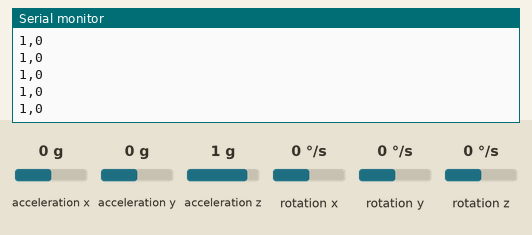
Bench run of a sketch on a simulated Arduino Uno, built with avr-gcc and run on an emulated ATmega328P. Parts: the last lines printed to the serial monitor. The inputs (shaded band) are chosen by the test bench; at power-on: rotation x 0 °/s, rotation z 0 °/s, acceleration x 0 g, acceleration y 0 g, acceleration z 1 g, rotation y 0 °/s.

Above: at 1.2 s.
1.3 s: rotation x set to -192 °/s
At 1.8 s:
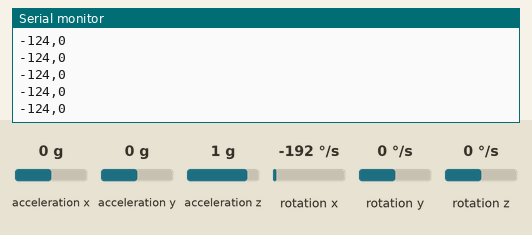
2.8 s: rotation z set to -192 °/s
At 3.6 s:
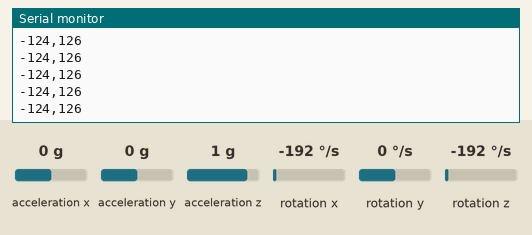
5.8 s: rotation x set to -100 °/s
At 6.4 s:
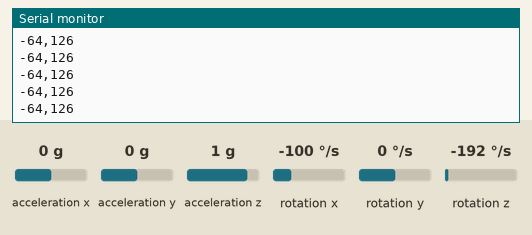
Timing chart, 0 to 8.8 s (numbered marks = the images above; inputs shaded):
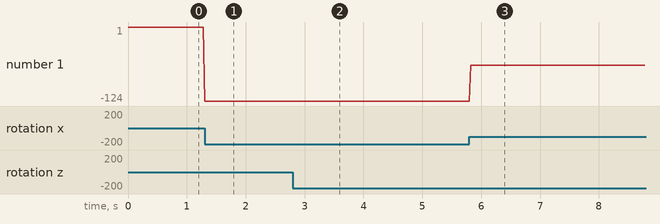

Measured:
- after the input at 1.3 s, the serial monitor: prints a new line at once (image 1)
- after the input at 2.8 s, the serial monitor: prints a new line at once (image 2)
- after the input at 5.8 s, the serial monitor: prints a new line at once (image 3)
- plotted number 1: 1 → -124 after the input at 1.3 s, -124 → -64 after the input at 5.8 s

The sketch:

Mouse_Gyro_ENG.ino
```cpp
/* Code to control the mouse pointer
 * through the movement of the head
 * Change values at vx and vy (+300 and -100 in my case)
 * using the TEST code to make your project work.
 *
 * Gabry295
 */

#include <Wire.h>
#include <I2Cdev.h>
#include <MPU6050.h>
//#include <Mouse.h>

MPU6050 mpu;
int16_t ax, ay, az, gx, gy, gz;
int vx, vy;

void setup() {
  Serial.begin(9600);
  Wire.begin();
  mpu.initialize();
  if (!mpu.testConnection()) {
    while (1);
    }
}

void loop() {
  mpu.getMotion6(&ax, &ay, &az, &gx, &gy, &gz);

  vx = (gx+300)/200;  // "+300" because the x axis of gyroscope give values about -350 while it's not moving. Change this value if you get something different using the TEST code, chacking if there are values far from zero.
  vy = -(gz-100)/200; // same here about "-100"
//  Serial.print("vx : ");
//  Serial.print(vx);
//  Serial.print(" ");
//  Serial.print("vy : ");
//  Serial.println(vy);
  Serial.print(vx);
  Serial.print(",");
  Serial.println(vy);

//  Mouse.move(vx, vy);

  delay(20);
}
```
